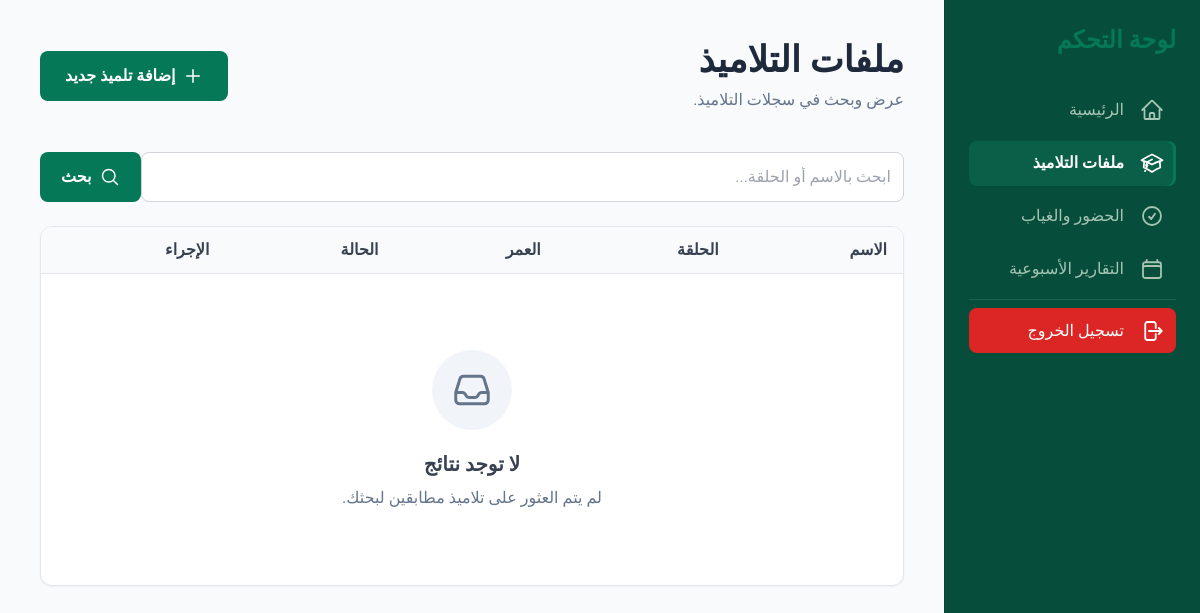
/student/list/2/ (signed in), run on an earlier commit of the app's database.
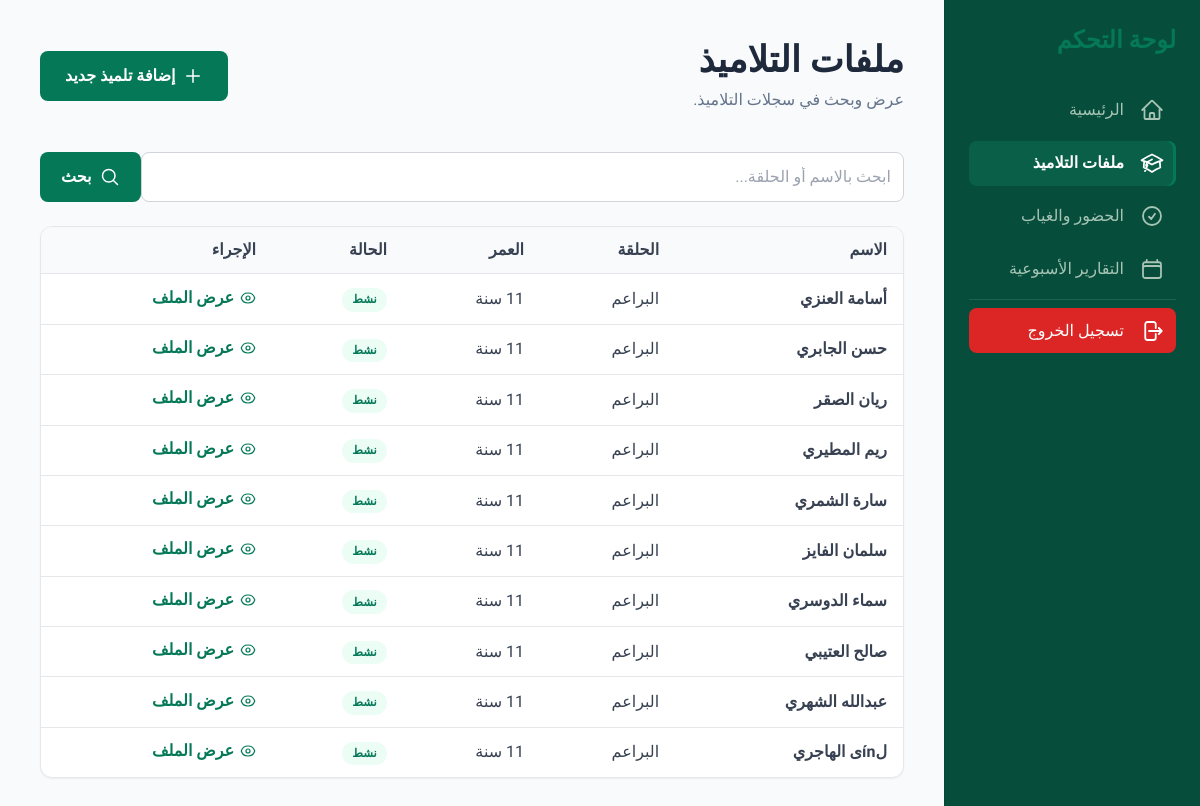
And on a later commit of the database.
### students/models.py (models this page shows, shortened)
class Student(models.Model):
    name=models.CharField(max_length=100,blank=False,null=False)
    address=models.CharField(max_length=100,blank=False,null=False)
    tel=models.CharField(max_length=10,blank=False,null=False)
    date_birth=models.DateField(blank=False,null=False)
    halaqa=models.ForeignKey(Halaqa,on_delete=models.SET_NULL,blank=False,null=True)
    add_course=models.CharField(max_length=50,blank=True,null=True)
    grade=models.ForeignKey('students.Grade',on_delete=models.SET_NULL,blank=False,null=True)
    status=models.BooleanField(default=True)
    @property
    def age(self):
        if self.date_birth:
            today = date.today()
            age = today.year - self.date_birth.year - (
                (today.month, today.day) < (self.date_birth.month, self.date_birth.day)
            )
            return age
        return None

### halaqs/models.py (models this page shows, shortened)
class Halaqa(models.Model):
    name =models.CharField(max_length=50,blank=False,null=False)
    res_teacher=models.ForeignKey('teachers.Teacher',on_delete=models.SET_NULL,null=True,blank=True)
    course=models.CharField(max_length=50,blank=False,null=False)
    notes=models.TextField(blank=True,null=True)
    def __str__(self):
        return self.name

### students/views.py (the view)
# urls.py: path('list/<int:pk>/',staff_required(StudentsList.as_view()),name='students_list'),
class StudentsList(ListView):
    template_name='students/students_list.html'
    model=Student
    context_object_name='students'
    paginate_by=15
    def get_queryset(self):
        pk=self.kwargs.get('pk')
        if self.request.user.is_superuser:
            students=Student.objects.select_related('halaqa','grade').all()
        else:
            if self.request.user.id != pk:
                raise Http404()
            students=Student.objects.filter(halaqa__res_teacher__user_name_id=pk).select_related('halaqa','grade')
        if self.request.GET.get('q'):
            students=students.filter(Q(name__icontains=self.request.GET.get('q'))|Q(halaqa__name__icontains=self.request.GET.get('q')))
        return students.order_by('name')

### templates/students/students_list.html (shortened to what this page needs)
{% extends 'teachers/t_base.html'%}
{% load static %}
{% block content %}
            <main class="p-6 md:p-10">
                <header class="flex flex-col sm:flex-row sm:justify-between sm:items-center mb-10">
                    <div>
                        <h1 class="text-3xl md:text-4xl font-black">ملفات التلاميذ</h1>
                        <p class="text-slate-500 mt-2">عرض وبحث في سجلات التلاميذ.</p>
                    </div>
                    <a href="{% url 'students:student_add' %}" class="btn btn-primary w-full sm:w-auto px-6 py-3 flex items-center justify-center gap-2">
                        {% include 'partials/icons/plus.svg' with icon_class='h-5 w-5' only %}
                        إضافة تلميذ جديد
                    </a>
                </header>
                <div>
                    <form method="GET" action="">
                        <div class="mb-6 flex">
                            <input type="text" name="q" placeholder="ابحث بالاسم أو الحلقة..."
                                class="input"
                                > <button type="submit"
                                    class="btn btn-primary px-5 py-3 rounded-e-lg flex items-center gap-2">
                                {% include 'partials/icons/magnifying-glass.svg' with icon_class='h-5 w-5' only %}
                                بحث
                            </button>
                        </div>
                    </form>
                </div>
                <div class="table-wrap overflow-x-auto hidden md:block">
                    <table class="table">
                        <thead>
                            <tr>
                                <th>الاسم</th>
                                <th>الحلقة</th>
                                <th>العمر</th>
                                <th>الحالة</th>
                                <th>الإجراء</th>
                            </tr>
                        </thead>
                        <tbody class="divide-y divide-slate-200">
                            {% for student in students %}
                            <tr>
                                <td class="p-4 font-semibold">{{ student.name }}</td>
                                <td class="p-4">{{ student.halaqa }}</td>
                                <td class="p-4">{{ student.age }} سنة </td>
                                <td class="p-4">
                                    {% if student.status == True %}
                                    <span class="badge badge-green">نشط</span>
                                    {% else %}
                                    <span class="badge badge-red">منقطع</span>
                                    {% endif %}
                                </td>
                                <td class="p-4">
                                    <a href="{% url 'students:student_details' student.id %}" class="inline-flex items-center gap-1.5 text-emerald-700 hover:underline font-semibold">
                                        {% include 'partials/icons/eye.svg' with icon_class='h-4 w-4' only %}
                                        عرض الملف
                                    </a>
                                </td>
                            </tr>
                            {% empty %}
                            <tr>
                                <td colspan="5" class="p-0">
                                    {% include 'partials/_empty_state.html' with title='لا توجد نتائج' subtitle='لم يتم العثور على تلاميذ مطابقين لبحثك.' %}
                                </td>
                            </tr>
                            {% endfor %}
                        </tbody>
                    </table>
                </div>
            </main>
{% endblock %}

### templates/partials/icons/eye.svg
<svg xmlns="http://www.w3.org/2000/svg" fill="none" viewBox="0 0 24 24" stroke-width="1.8" stroke="currentColor" aria-hidden="true" class="{{ icon_class|default:'h-6 w-6' }}">
  <path stroke-linecap="round" stroke-linejoin="round" d="M2.036 12.322a1.012 1.012 0 010-.639C3.423 7.51 7.36 4.5 12 4.5c4.638 0 8.573 3.007 9.963 7.178.07.207.07.431 0 .639C20.577 16.49 16.64 19.5 12 19.5c-4.638 0-8.573-3.007-9.963-7.178z" />
  <path stroke-linecap="round" stroke-linejoin="round" d="M15 12a3 3 0 11-6 0 3 3 0 016 0z" />
</svg>

What changed in the data, as far as the page shows it:
added Student: name "أسامة العنزي", halaqa "البراعم", status "نشط"
added Student: name "حسن الجابري", halaqa "البراعم", status "نشط"
added Student: name "ريان الصقر", halaqa "البراعم", status "نشط"
added Student: name "ريم المطيري", halaqa "البراعم", status "نشط"
added Student: name "سارة الشمري", halaqa "البراعم", status "نشط"
added Student: name "سلمان الفايز", halaqa "البراعم", status "نشط"
added Student: name "سماء الدوسري", halaqa "البراعم", status "نشط"
added Student: name "صالح العتيبي", halaqa "البراعم", status "نشط"
added Student: name "عبدالله الشهري", halaqa "البراعم", status "نشط"
added Student: name "لínى الهاجري", halaqa "البراعم", status "نشط"
Also different on the page:
{{ title }}: "لا توجد نتائج" → (not shown)
{{ subtitle }}: "لم يتم العثور على تلاميذ مطابقين لبحثك." → (not shown)
